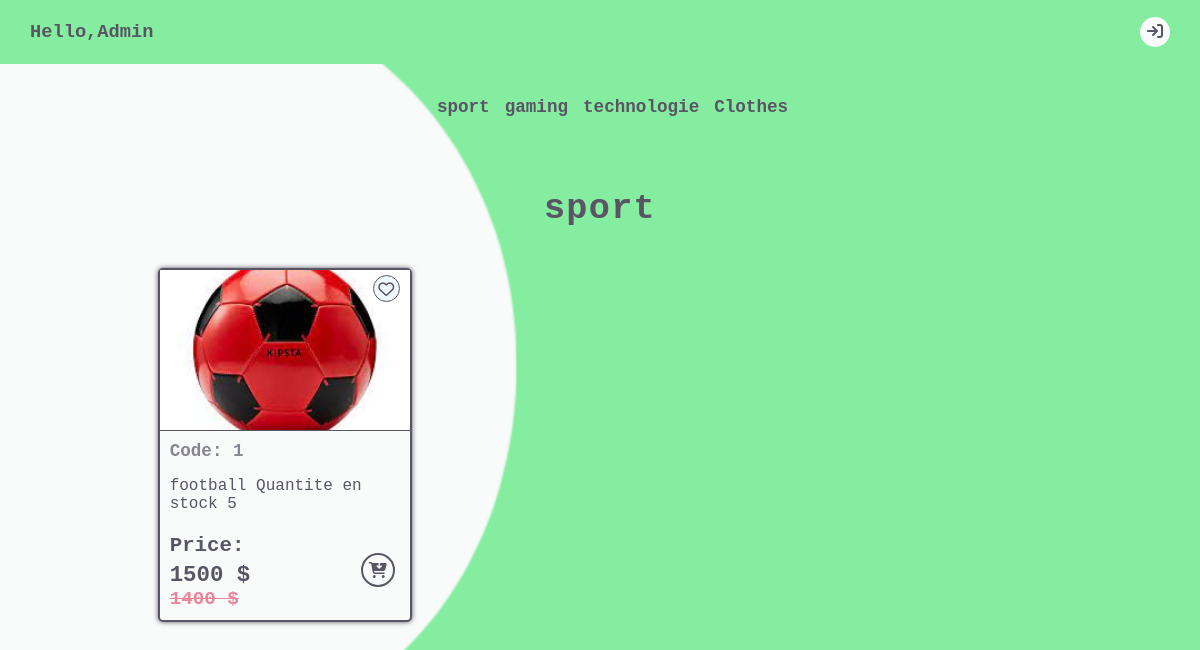
The app's page /website/categorie.php?id=1 with its own data.
### tables this page shows
CREATE TABLE categorie(
    id INT PRIMARY KEY AUTO_INCREMENT,
    nom_cat VARCHAR(255) NOT NULL UNIQUE,
    descr VARCHAR(1000) NOT NULL,
    admin_id INT NOT NULL,
    CONSTRAINT pk FOREIGN KEY (admin_id) REFERENCES login(id)
    ON DELETE CASCADE ON UPDATE CASCADE
);

CREATE TABLE produit(
    id INT PRIMARY KEY AUTO_INCREMENT,
    designation VARCHAR(255) NOT NULL UNIQUE,
    pu DOUBLE NOT NULL,
    qtstock INT NOT NULL,
    image_path VARCHAR(255) NOT NULL,
    id_cat INT NOT NULL,
    admin_id INT NOT NULL,
    CONSTRAINT pk1 FOREIGN KEY (id_cat) REFERENCES categorie(id)
    ON DELETE CASCADE ON UPDATE CASCADE,
    CONSTRAINT pk2 FOREIGN KEY (admin_id) REFERENCES login(id)
    ON DELETE CASCADE ON UPDATE CASCADE
);

### categorie/gestionCategorie.php (called while the page is built, shortened)
<?php
class Categorie{
    private $pdo;
    public function __construct(PDO $pdo,$id=null,$nom_cat=null,$description_cat=null){
        $this->pdo=$pdo;
    }
    public function recherchce_categorie_by_id($id){
        $sql="SELECT * FROM categorie WHERE id=:id";
        $statement=$this->pdo->prepare($sql);
        $statement->execute([
            ":id"=>$id
        ]);
        return $statement->fetch(PDO::FETCH_ASSOC);
    }
    public function afficher_categories(){
        $sql="SELECT * FROM categorie;";
        $result=$this->pdo->query($sql);
        return $result->fetchAll(PDO::FETCH_ASSOC);
    }
}
?>

### produit/gestionproduit.php (called while the page is built, shortened)
<?php
    class Produit{
        private $pdo;
        public function __construct(PDO $pdo,$id=null,$designation=null,$prix_unitaire=null,$qte_stock=null,$id_cat=null,$image_path=null,$admin_id=null){
            $this->pdo=$pdo;
        }
        public function rechercher_produit_en_categorie($id_cat){
            $sql="SELECT * FROM produit WHERE id_cat=:id_cat";
            $stmt=$this -> pdo -> prepare($sql);
            $stmt -> execute([
                ":id_cat" => $id_cat
            ]);
            return $stmt -> fetchAll(PDO::FETCH_OBJ);
        }
    }
?>

### website/categorie.php (the view, shortened to what this page needs)
<?php
    require_once '../categorie/gestionCategorie.php';
    require_once '../produit/gestionproduit.php';
    $pdo=Connection::connectToDB("gestionproduit");
    $categorie=new categorie(pdo:$pdo);
    $produit=new Produit(pdo:$pdo);
    $categories=$categorie -> afficher_categories();
    if ($_SERVER["REQUEST_METHOD"]==="GET") {
        if (isset($_GET['id'])) {
            $cat_afficher=$categorie-> recherchce_categorie_by_id($_GET["id"]);
            $produits=$produit -> rechercher_produit_en_categorie($cat_afficher["id"]);
        }
    }
?>
<!DOCTYPE html>
<html lang="en">
<?php include_once '../website/template/head.php'?>
<body>
<?php require_once "../website/template/navbar.php" ?>
<section class="section2" id="cat1">
        <h2><?= $cat_afficher["nom_cat"] ?></h2>
        <div class="products">
            <?php foreach($produits as $produit): ?>
            <div class="product">
            <div class="product-image" style="
                background:url('<?=$produit -> image_path?>') no-repeat;
                background-size: cover;
                background-position: center;">
                <div class="react">
               <i class="fa-regular fa-heart"></i>
                </div>
                </div>
                <div class="product-description">
                    <h5>Code: <span><?= $produit->id?></span></h5>
                    <p>
                    <?= $produit->designation?>
                    <span>Quantite en stock</span>
                    <?= $produit->qtstock?>
                    </p>
                </div>
                <div class="product-info">
                    <div class="product-price">
                        <h5>Price: </h5>
                        <span><strong><?= $produit->pu?> $</strong> <del><?= $produit->pu-100?> $</del> </span>
                    </div>
                    <div class="add-to-cart">
                    <i class="fa-solid fa-cart-arrow-down"></i>
                    </div>
                </div>
            </div>
            <?php endforeach ?>
        </div>
    </section>
</body>
</html>

### website/template/head.php (shortened to what this page needs)
<head>
    <link rel="stylesheet" href="https://cdnjs.cloudflare.com/ajax/libs/font-awesome/6.1.1/css/all.min.css" />
    <link rel="stylesheet" href="../css/site.css">
</head>

### website/template/navbar.php
<div class="my-container">
       <?php require_once '../website/template/navadmin.php'?>
        <nav>
            <ul>
            <?php foreach ($categories as $categorie):?>
            <li><a href="categorie.php?id=<?= $categorie["id"]?>"><?= $categorie["nom_cat"]?></a></li>
            <?php endforeach ?>
            </ul>
        </nav>
</div>

### website/template/navadmin.php
<div class="nav-admin">
            <div class="admin-name">
                <h3>Hello,Admin</h3>
            </div>
            <div class="return-icon">
                <a href="../Auth/profile.php">
                    <i class="fa-solid fa-arrow-right-to-bracket"></i>
                </a>
            </div>
</div>

### css/site.css (style rules this page uses)
:root { --main-color:#85ed9f; --main-light-color:#F9FAFA; --text-color:#F9FAFA; --text-dark-color:#595565; --bg-color:rgb(225, 248, 230); }
body { margin: 0; padding: 0; min-height: 90vh; color: var(--text-dark-color); font-family: 'Roboto Mono', monospace; background: url("../images/bglight.png"); background-repeat: no-repeat; background-size: cover; background-attachment: scroll; background-position: center; }
.my-container { width: 100%; }
.nav-admin { width: 100%; height: 8vh; display: flex; justify-content: space-between; align-items: center; background-color: var(--main-color); }
.admin-name { margin-left: 30px; }
.return-icon { width: 30px; height: 30px; border-radius: 100%; background-color:var(--main-light-color); display: flex; align-items: center; justify-content: center; cursor: pointer; margin-right: 30px; }
.return-icon a i { color: var(--text-dark-color); }
nav { width: 100%; height: 12vh; display: flex; justify-content:center; align-items: center; }
nav ul { display: flex; list-style: none; }
nav ul li { margin-right: 15px; padding-bottom: 10px; }
nav ul li a { text-decoration: none; font-size: 1.1em; color: var(--text-dark-color); font-weight: 700; }
.section2 { width: 100%; }
.section2 h2 { font-size: 2.2em; letter-spacing: 1.3px; font-weight: bold; text-align: center; }
.products { width: 100%; height:100%; display: grid; grid-template-columns: auto auto auto; flex-wrap: wrap; margin: 0 auto; }
.product { margin:10px auto; width: 250px; height:auto; border: 2px solid; border-radius: 5px; padding-bottom: 10px; box-shadow: 0px 0px 5px; background-color: var(--main-light-color); }
.product-image { width: 100%; height: 160px; border-bottom: 1px solid; }
.react { width: 25px; height: 25px; border-radius: 100%; border: 1px solid; display: flex; align-items: center; justify-content: center; float: right; margin:5px 10px 0 0; cursor: pointer; background-color: aliceblue; }
.product-description { padding-left: 10px; }
.product-description h5 { font-size:1.1em; margin: 10px 0; opacity: 0.7; }
.product-info { width: 100%; display: flex; justify-content: space-between; align-items: center; }
.product-price { width: 50%; margin-left: 10px; }
.product-price h5 { margin: 5px 0; font-size: 1.3em; }
.product-price span strong { font-size: 1.4em; }
.product-price span del { opacity: 0.5; font-size: 1.2em; font-weight: bold; color: crimson; }
.add-to-cart { margin-right: 15px; width: 30px; height: 30px; border-radius: 100%; border: 2px solid; display: flex; justify-content: center; align-items: center; cursor: pointer; }

### records on screen
categorie: nom_cat "sport"
categorie: nom_cat "gaming"
categorie: nom_cat "technologie"
categorie: nom_cat "Clothes"
produit: image_path (picture), id "1", designation "football", qtstock "5", pu "1500", $produit->pu-100 "1400"
